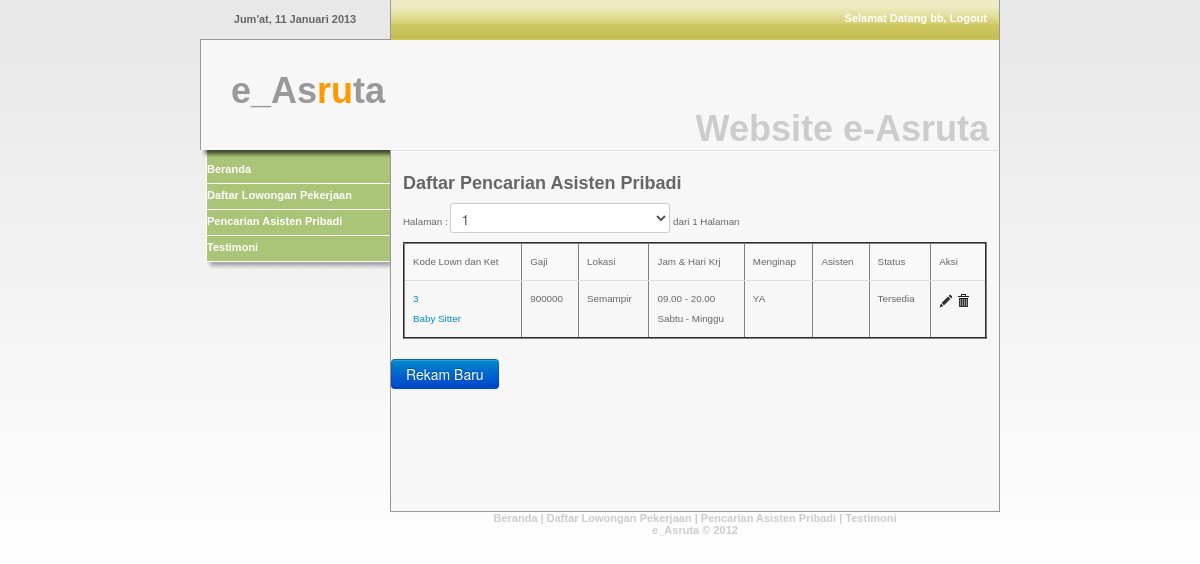
Page /view/lihat_asisten.php (signed in) on the committed database.
### tables this page shows
CREATE TABLE IF NOT EXISTS `lowongan` (
  `KD_LOWONGAN` int(11) NOT NULL AUTO_INCREMENT,
  `PEMBUAT_LAMAR` int(11) DEFAULT NULL,
  `KD_ASISTEN` int(11) DEFAULT NULL,
  `KD_JENISLO` int(11) DEFAULT NULL,
  `KD_KEAHLIAN` varchar(30) DEFAULT NULL,
  `GAJI` varchar(20) NOT NULL,
  `LOKASI` varchar(40) NOT NULL,
  `JAM_KERJA` varchar(20) NOT NULL,
  `MENGINAP` varchar(10) NOT NULL,
  `HARI_KERJA` varchar(20) NOT NULL,
  `KD_STATUS` int(11) NOT NULL,
  PRIMARY KEY (`KD_LOWONGAN`),
  KEY `FK_PEMBUAT_LOWONGAN` (`PEMBUAT_LAMAR`),
  KEY `FK_RELATIONSHIP_12` (`KD_ASISTEN`),
  KEY `FK_RELATIONSHIP_4` (`KD_KEAHLIAN`),
  KEY `FK_RELATIONSHIP_7` (`KD_JENISLO`),
  KEY `KD_STATUS` (`KD_STATUS`)
);

CREATE TABLE IF NOT EXISTS `keahlian` (
  `KD_KEAHLIAN` varchar(30) NOT NULL,
  `JNS_KEAHLIAN` varchar(30) NOT NULL,
  PRIMARY KEY (`KD_KEAHLIAN`)
);

### config/koneksi.php (called while the page is built, shortened)
<?php
class Koneksi{
var $db_name='e_asruta';
	function pilihdb(){
		$db_select=mysql_select_db($this->db_name);
	}
	function tutupdb(){
		$tutup = mysql_close() or die ("Tidak bisa memutus koneksi ke database");
		return $tutup;
	}
}

### lib/cariasisten_dao.php (called while the page is built, shortened)
<?php
class CariAsisten_Dao{
	function tampilSemuaCari($kd_users,$halaman,$limit){
		$sql = "
		SELECT
		a.kd_lowongan,
		a.kd_asisten,
		a.pembuat_lamar,
		a.kd_asisten,
		a.kd_jenislo,
		b.jns_keahlian,
		a.gaji,
		a.lokasi,
		a.jam_kerja,
		a.menginap,
		a.hari_kerja
		FROM
		lowongan as a
		INNER JOIN
		keahlian as b
		ON
		a.kd_keahlian=b.kd_keahlian
		WHERE a.pembuat_lamar='".$kd_users."'
		ORDER BY a.kd_lowongan DESC
		LIMIT $halaman,$limit
		";
		$list_cari = array();
		$res = mysql_query($sql);
		if($res){
			while($row = mysql_fetch_assoc($res)){
				$cari = new Lowongan();
				$cari->kd_asisten=$row['kd_asisten'];
				$cari->kd_lowongan=$row['kd_lowongan'];
				$cari->pembuat_lamar=$row['pembuat_lamar'];
				$cari->kd_asisten=$row['kd_asisten'];
				$cari->kd_jenislo=$row['kd_jenislo'];
				$cari->jns_keahlian=$row['jns_keahlian'];
				$cari->gaji=$row['gaji'];
				$cari->lokasi=$row['lokasi'];
				$cari->jam_kerja=$row['jam_kerja'];
				$cari->menginap=$row['menginap'];
				$cari->hari_kerja=$row['hari_kerja'];
				$list_cari[] = $cari;
			}
		}
		return $list_cari;
	}
	function hitungHalaman() {
		$sql="
			SELECT
			count(*) as total
			FROM
			lowongan
			WHERE pembuat_lamar='".$_SESSION['kduser']."'
		";
		$itung = mysql_query($sql);
		$jumlah = mysql_fetch_array($itung);
		return $jumlah['total'];
	}
}

### view/lihat_asisten.php (the view, shortened to what this page needs)
<?php
include_once 'header.php';
include_once 'sidebar.php';
include '../lib/cariasisten_dao.php';
$pencarian=new CariAsisten_Dao();
$currentPage = 1;
$pageSize = 2;
$total = $pencarian->hitungHalaman();
$totalHalaman = ceil($total / $pageSize);
$mulai=($currentPage - 1) * $pageSize;
?>
		<div id="contenttext">
			<div class="bodytext" style="padding:12px;" align="justify">
				<h4>Daftar Pencarian Asisten Pribadi</h4>
				 <form method="get">
					Halaman :
					<select name="page" with="5" onchange="this.form.submit();">
					<?php for ($i = 1; $i <= $totalHalaman; $i++) {?>
						<option value="<?php echo $i; ?>"
						<?php if ($i == $currentPage) {echo 'selected="selected"';}?>
						>
						<?php echo $i; ?>
						</option>
							<?php	} ?>
					</select> <?php echo "dari $totalHalaman Halaman"; ?>
				<table border="2" align="left" class="table table-striped">
					<tr>
						<td>Kode Lown dan Ket</td>
						<td>Gaji</td>
						<td>Lokasi</td>
						<td>Jam & Hari Krj</td>
						<td>Menginap</td>
						<td>Asisten</td>
						<td>Status</td>
						<td>Aksi</td>
					</tr>
				<?php
					$data = $pencarian->tampilSemuaCari($_SESSION['kduser'],$mulai,$pageSize);
					if($data!=NULL){
						foreach ($data as $cari){
				?>
				   <tr>	<td><?php echo '<a href="lihat_lamaran.php?id='.$cari->kd_lowongan.'">'.$cari->kd_lowongan.'<br>'.$cari->jns_keahlian.'</a>';?></td>
						<td><?php echo $cari->gaji;?></td>
						<td><?php echo $cari->lokasi; ?></td>
						<td><?php echo $cari->jam_kerja."<br>".$cari->hari_kerja; ?></td>
						<td><?php echo $cari->menginap; ?></td>
						<td><?php echo $cari->nm_asisten; ?></td>
						<td><?php if($cari->kd_asisten==''){
							echo "Tersedia";
						}else{
							echo "Sudah Terisi";
						}
						?></td>
						<td><?php echo '<a href="form_ubahasisten.php?id='.$cari->kd_lowongan.'" class="icon-pencil"></a>' ; ?> <?php echo '<a href="tanya_hapus.php?id='.$cari->kd_lowongan.'" class="icon-trash"></a>';?></td>
						</tr>
				<?php 	}
					} ?>
				</table>
			</div>
			<td><?php echo '<a href="form_cariasisten.php?id='.$cari->kd_lowongan.'" class="btn btn-primary">Rekam Baru</a>' ; ?></td>
						</div>
		</div>
<?php include 'footer.php'; ?>

### rows in the picture
lowongan: KD_LOWONGAN "3", KD_KEAHLIAN.JNS_KEAHLIAN "Baby Sitter", GAJI "900000", LOKASI "Semampir", JAM_KERJA "09.00 - 20.00", HARI_KERJA "Sabtu - Minggu", MENGINAP "YA", shows "Tersedia"

### other values in the picture
$waktunya "Jum'at, 11 Januari 2013"
$_SESSION['users'] "bb"
$totalHalaman "1"
form field page "1"
